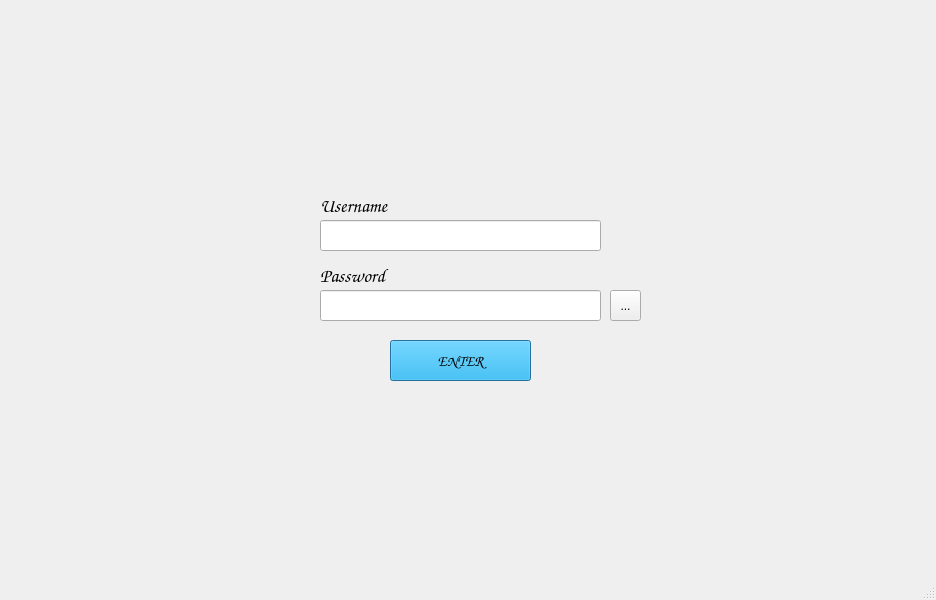
<?xml version="1.0" encoding="UTF-8"?>
<ui version="4.0">
 <class>MainWindow</class>
 <widget class="QMainWindow" name="MainWindow">
  <property name="geometry">
   <rect>
    <x>0</x>
    <y>0</y>
    <width>936</width>
    <height>600</height>
   </rect>
  </property>
  <property name="windowTitle">
   <string>UAVpath</string>
  </property>
  <property name="windowIcon">
   <iconset>
    <normaloff>drone-aerial-camera-icon-graphic-600nw-593653172.webp</normaloff>drone-aerial-camera-icon-graphic-600nw-593653172.webp</iconset>
  </property>
  <widget class="QWidget" name="centralwidget">
   <widget class="QLabel" name="bgLabel">
    <property name="geometry">
     <rect>
      <x>-4</x>
      <y>-8</y>
      <width>941</width>
      <height>591</height>
     </rect>
    </property>
    <property name="styleSheet">
     <string notr="true"/>
    </property>
    <property name="text">
     <string/>
    </property>
    <property name="pixmap">
     <pixmap>gradient-blue-abstract-background-smooth-dark-blue-with-black-vignette-studio.jpg</pixmap>
    </property>
    <property name="scaledContents">
     <bool>true</bool>
    </property>
   </widget>
   <widget class="QLineEdit" name="usernameLineEdit">
    <property name="geometry">
     <rect>
      <x>320</x>
      <y>220</y>
      <width>281</width>
      <height>31</height>
     </rect>
    </property>
   </widget>
   <widget class="QLineEdit" name="passwordLineEdit">
    <property name="geometry">
     <rect>
      <x>320</x>
      <y>290</y>
      <width>281</width>
      <height>31</height>
     </rect>
    </property>
    <property name="echoMode">
     <enum>QLineEdit::Password</enum>
    </property>
   </widget>
   <widget class="QLabel" name="usernameLabel">
    <property name="geometry">
     <rect>
      <x>320</x>
      <y>190</y>
      <width>141</width>
      <height>31</height>
     </rect>
    </property>
    <property name="font">
     <font>
      <family>Comic Sans MS</family>
      <pointsize>14</pointsize>
     </font>
    </property>
    <property name="text">
     <string>Username</string>
    </property>
   </widget>
   <widget class="QLabel" name="passwordLabel">
    <property name="geometry">
     <rect>
      <x>320</x>
      <y>266</y>
      <width>101</width>
      <height>20</height>
     </rect>
    </property>
    <property name="font">
     <font>
      <family>Comic Sans MS</family>
      <pointsize>14</pointsize>
     </font>
    </property>
    <property name="text">
     <string>Password</string>
    </property>
   </widget>
   <widget class="QPushButton" name="enterButton">
    <property name="geometry">
     <rect>
      <x>390</x>
      <y>340</y>
      <width>141</width>
      <height>41</height>
     </rect>
    </property>
    <property name="palette">
     <palette>
      <active>
       <colorrole role="WindowText">
        <brush brushstyle="SolidPattern">
         <color alpha="255">
          <red>0</red>
          <green>0</green>
          <blue>0</blue>
         </color>
        </brush>
       </colorrole>
       <colorrole role="Button">
        <brush brushstyle="SolidPattern">
         <color alpha="255">
          <red>13</red>
          <green>172</green>
          <blue>240</blue>
         </color>
        </brush>
       </colorrole>
       <colorrole role="Light">
        <brush brushstyle="SolidPattern">
         <color alpha="255">
          <red>119</red>
          <green>215</green>
          <blue>255</blue>
         </color>
        </brush>
       </colorrole>
       <colorrole role="Midlight">
        <brush brushstyle="SolidPattern">
         <color alpha="255">
          <red>66</red>
          <green>193</green>
          <blue>247</blue>
         </color>
        </brush>
       </colorrole>
       <colorrole role="Dark">
        <brush brushstyle="SolidPattern">
         <color alpha="255">
          <red>6</red>
          <green>86</green>
          <blue>120</blue>
         </color>
        </brush>
       </colorrole>
       <colorrole role="Mid">
        <brush brushstyle="SolidPattern">
         <color alpha="255">
          <red>8</red>
          <green>115</green>
          <blue>160</blue>
         </color>
        </brush>
       </colorrole>
       <colorrole role="Text">
        <brush brushstyle="SolidPattern">
         <color alpha="255">
          <red>0</red>
          <green>0</green>
          <blue>0</blue>
         </color>
        </brush>
       </colorrole>
       <colorrole role="BrightText">
        <brush brushstyle="SolidPattern">
         <color alpha="255">
          <red>255</red>
          <green>255</green>
          <blue>255</blue>
         </color>
        </brush>
       </colorrole>
       <colorrole role="ButtonText">
        <brush brushstyle="SolidPattern">
         <color alpha="255">
          <red>0</red>
          <green>0</green>
          <blue>0</blue>
         </color>
        </brush>
       </colorrole>
       <colorrole role="Base">
        <brush brushstyle="SolidPattern">
         <color alpha="255">
          <red>255</red>
          <green>255</green>
          <blue>255</blue>
         </color>
        </brush>
       </colorrole>
       <colorrole role="Window">
        <brush brushstyle="SolidPattern">
         <color alpha="255">
          <red>13</red>
          <green>172</green>
          <blue>240</blue>
         </color>
        </brush>
       </colorrole>
       <colorrole role="Shadow">
        <brush brushstyle="SolidPattern">
         <color alpha="255">
          <red>0</red>
          <green>0</green>
          <blue>0</blue>
         </color>
        </brush>
       </colorrole>
       <colorrole role="AlternateBase">
        <brush brushstyle="SolidPattern">
         <color alpha="255">
          <red>134</red>
          <green>213</green>
          <blue>247</blue>
         </color>
        </brush>
       </colorrole>
       <colorrole role="ToolTipBase">
        <brush brushstyle="SolidPattern">
         <color alpha="255">
          <red>255</red>
          <green>255</green>
          <blue>220</blue>
         </color>
        </brush>
       </colorrole>
       <colorrole role="ToolTipText">
        <brush brushstyle="SolidPattern">
         <color alpha="255">
          <red>0</red>
          <green>0</green>
          <blue>0</blue>
         </color>
        </brush>
       </colorrole>
      </active>
      <inactive>
       <colorrole role="WindowText">
        <brush brushstyle="SolidPattern">
         <color alpha="255">
          <red>0</red>
          <green>0</green>
          <blue>0</blue>
         </color>
        </brush>
       </colorrole>
       <colorrole role="Button">
        <brush brushstyle="SolidPattern">
         <color alpha="255">
          <red>13</red>
          <green>172</green>
          <blue>240</blue>
         </color>
        </brush>
       </colorrole>
       <colorrole role="Light">
        <brush brushstyle="SolidPattern">
         <color alpha="255">
          <red>119</red>
          <green>215</green>
          <blue>255</blue>
         </color>
        </brush>
       </colorrole>
       <colorrole role="Midlight">
        <brush brushstyle="SolidPattern">
         <color alpha="255">
          <red>66</red>
          <green>193</green>
          <blue>247</blue>
         </color>
        </brush>
       </colorrole>
       <colorrole role="Dark">
        <brush brushstyle="SolidPattern">
         <color alpha="255">
          <red>6</red>
          <green>86</green>
          <blue>120</blue>
         </color>
        </brush>
       </colorrole>
       <colorrole role="Mid">
        <brush brushstyle="SolidPattern">
         <color alpha="255">
          <red>8</red>
          <green>115</green>
          <blue>160</blue>
         </color>
        </brush>
       </colorrole>
       <colorrole role="Text">
        <brush brushstyle="SolidPattern">
         <color alpha="255">
          <red>0</red>
          <green>0</green>
          <blue>0</blue>
         </color>
        </brush>
       </colorrole>
       <colorrole role="BrightText">
        <brush brushstyle="SolidPattern">
         <color alpha="255">
          <red>255</red>
          <green>255</green>
          <blue>255</blue>
         </color>
        </brush>
       </colorrole>
       <colorrole role="ButtonText">
        <brush brushstyle="SolidPattern">
         <color alpha="255">
          <red>0</red>
          <green>0</green>
          <blue>0</blue>
         </color>
        </brush>
       </colorrole>
       <colorrole role="Base">
        <brush brushstyle="SolidPattern">
         <color alpha="255">
          <red>255</red>
          <green>255</green>
          <blue>255</blue>
         </color>
        </brush>
       </colorrole>
       <colorrole role="Window">
        <brush brushstyle="SolidPattern">
         <color alpha="255">
          <red>13</red>
          <green>172</green>
          <blue>240</blue>
         </color>
        </brush>
       </colorrole>
       <colorrole role="Shadow">
        <brush brushstyle="SolidPattern">
         <color alpha="255">
          <red>0</red>
          <green>0</green>
          <blue>0</blue>
         </color>
        </brush>
       </colorrole>
       <colorrole role="AlternateBase">
        <brush brushstyle="SolidPattern">
         <color alpha="255">
          <red>134</red>
          <green>213</green>
          <blue>247</blue>
         </color>
        </brush>
       </colorrole>
       <colorrole role="ToolTipBase">
        <brush brushstyle="SolidPattern">
         <color alpha="255">
          <red>255</red>
          <green>255</green>
          <blue>220</blue>
         </color>
        </brush>
       </colorrole>
       <colorrole role="ToolTipText">
        <brush brushstyle="SolidPattern">
         <color alpha="255">
          <red>0</red>
          <green>0</green>
          <blue>0</blue>
         </color>
        </brush>
       </colorrole>
      </inactive>
      <disabled>
       <colorrole role="WindowText">
        <brush brushstyle="SolidPattern">
         <color alpha="255">
          <red>6</red>
          <green>86</green>
          <blue>120</blue>
         </color>
        </brush>
       </colorrole>
       <colorrole role="Button">
        <brush brushstyle="SolidPattern">
         <color alpha="255">
          <red>13</red>
          <green>172</green>
          <blue>240</blue>
         </color>
        </brush>
       </colorrole>
       <colorrole role="Light">
        <brush brushstyle="SolidPattern">
         <color alpha="255">
          <red>119</red>
          <green>215</green>
          <blue>255</blue>
         </color>
        </brush>
       </colorrole>
       <colorrole role="Midlight">
        <brush brushstyle="SolidPattern">
         <color alpha="255">
          <red>66</red>
          <green>193</green>
          <blue>247</blue>
         </color>
        </brush>
       </colorrole>
       <colorrole role="Dark">
        <brush brushstyle="SolidPattern">
         <color alpha="255">
          <red>6</red>
          <green>86</green>
          <blue>120</blue>
         </color>
        </brush>
       </colorrole>
       <colorrole role="Mid">
        <brush brushstyle="SolidPattern">
         <color alpha="255">
          <red>8</red>
          <green>115</green>
          <blue>160</blue>
         </color>
        </brush>
       </colorrole>
       <colorrole role="Text">
        <brush brushstyle="SolidPattern">
         <color alpha="255">
          <red>6</red>
          <green>86</green>
          <blue>120</blue>
         </color>
        </brush>
       </colorrole>
       <colorrole role="BrightText">
        <brush brushstyle="SolidPattern">
         <color alpha="255">
          <red>255</red>
          <green>255</green>
          <blue>255</blue>
         </color>
        </brush>
       </colorrole>
       <colorrole role="ButtonText">
        <brush brushstyle="SolidPattern">
         <color alpha="255">
          <red>6</red>
          <green>86</green>
          <blue>120</blue>
         </color>
        </brush>
       </colorrole>
       <colorrole role="Base">
        <brush brushstyle="SolidPattern">
         <color alpha="255">
          <red>13</red>
          <green>172</green>
          <blue>240</blue>
         </color>
        </brush>
       </colorrole>
       <colorrole role="Window">
        <brush brushstyle="SolidPattern">
         <color alpha="255">
          <red>13</red>
          <green>172</green>
          <blue>240</blue>
         </color>
        </brush>
       </colorrole>
       <colorrole role="Shadow">
        <brush brushstyle="SolidPattern">
         <color alpha="255">
          <red>0</red>
          <green>0</green>
          <blue>0</blue>
         </color>
        </brush>
       </colorrole>
       <colorrole role="AlternateBase">
        <brush brushstyle="SolidPattern">
         <color alpha="255">
          <red>13</red>
          <green>172</green>
          <blue>240</blue>
         </color>
        </brush>
       </colorrole>
       <colorrole role="ToolTipBase">
        <brush brushstyle="SolidPattern">
         <color alpha="255">
          <red>255</red>
          <green>255</green>
          <blue>220</blue>
         </color>
        </brush>
       </colorrole>
       <colorrole role="ToolTipText">
        <brush brushstyle="SolidPattern">
         <color alpha="255">
          <red>0</red>
          <green>0</green>
          <blue>0</blue>
         </color>
        </brush>
       </colorrole>
      </disabled>
     </palette>
    </property>
    <property name="font">
     <font>
      <family>Comic Sans MS</family>
      <pointsize>11</pointsize>
      <weight>75</weight>
      <bold>true</bold>
     </font>
    </property>
    <property name="cursor">
     <cursorShape>PointingHandCursor</cursorShape>
    </property>
    <property name="text">
     <string>ENTER</string>
    </property>
    <property name="default">
     <bool>true</bool>
    </property>
   </widget>
   <widget class="QToolButton" name="privacyButton">
    <property name="geometry">
     <rect>
      <x>610</x>
      <y>290</y>
      <width>31</width>
      <height>31</height>
     </rect>
    </property>
    <property name="text">
     <string>...</string>
    </property>
    <property name="icon">
     <iconset>
      <normaloff>../../../../../../Downloads/eye.png</normaloff>../../../../../../Downloads/eye.png</iconset>
    </property>
   </widget>
  </widget>
  <widget class="QMenuBar" name="menubar">
   <property name="geometry">
    <rect>
     <x>0</x>
     <y>0</y>
     <width>936</width>
     <height>21</height>
    </rect>
   </property>
  </widget>
  <widget class="QStatusBar" name="statusbar"/>
 </widget>
 <resources/>
 <connections/>
</ui>
